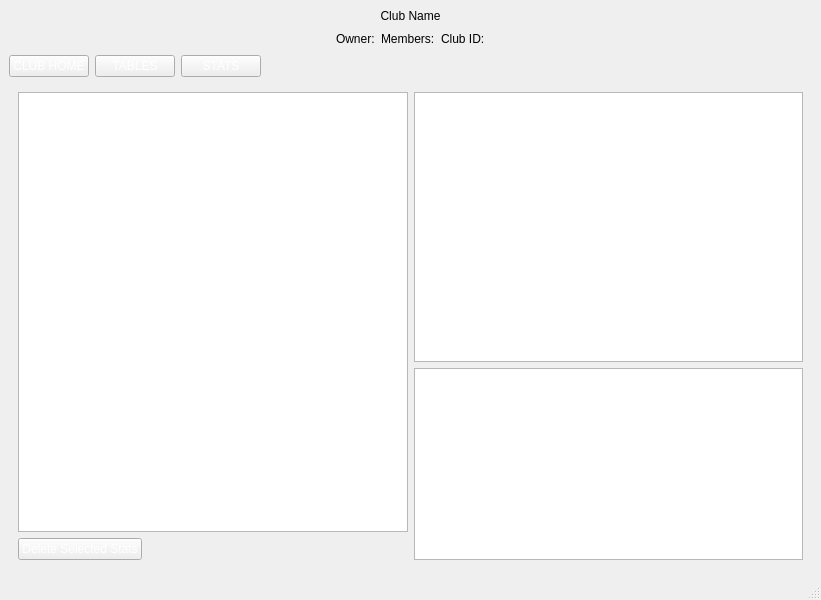
<?xml version="1.0" encoding="UTF-8"?>
<ui version="4.0">
 <class>ClubLobby</class>
 <widget class="QMainWindow" name="ClubLobby">
  <property name="geometry">
   <rect>
    <x>0</x>
    <y>0</y>
    <width>821</width>
    <height>600</height>
   </rect>
  </property>
  <property name="windowTitle">
   <string>MainWindow</string>
  </property>
  <property name="styleSheet">
   <string notr="true">QPushButton {
border-image: url(:/resources/button_mainform_normal.png) 0 0 0 0 stretch stretch;
color: white;
padding-top: 0.2em;
padding-bottom: 0.2em;
padding-left: 0.5em;
padding-right: 0.5em;
}
QPushButton:hover {
	border-image: url(:/resources/button_mainform_hot.png) 0 0 0 0 stretch stretch;
}
QPushButton:pressed {
	border-image: url(:/resources/button_mainform_pressed.png) 0 0 0 0 stretch stretch;
}
QPushButton:disabled {
	border-image: url(:resources/button_mainform_disabled.png) 0 0 0 0 stretch stretch;
	color: #6e6e6e;
}
QPushButton:checked {
  color: green;
}</string>
  </property>
  <widget class="QWidget" name="centralwidget">
   <layout class="QVBoxLayout" name="verticalLayout_3">
    <item>
     <widget class="QLabel" name="lbClubName">
      <property name="text">
       <string>Club Name</string>
      </property>
      <property name="alignment">
       <set>Qt::AlignCenter</set>
      </property>
     </widget>
    </item>
    <item>
     <layout class="QHBoxLayout" name="horizontalLayout">
      <item>
       <spacer name="horizontalSpacer">
        <property name="orientation">
         <enum>Qt::Horizontal</enum>
        </property>
        <property name="sizeHint" stdset="0">
         <size>
          <width>40</width>
          <height>20</height>
         </size>
        </property>
       </spacer>
      </item>
      <item>
       <widget class="QLabel" name="lbOwner">
        <property name="text">
         <string>Owner:</string>
        </property>
       </widget>
      </item>
      <item>
       <widget class="QLabel" name="lbMembers">
        <property name="text">
         <string>Members:</string>
        </property>
       </widget>
      </item>
      <item>
       <widget class="QLabel" name="lbClubSeq">
        <property name="text">
         <string>Club ID:</string>
        </property>
       </widget>
      </item>
      <item>
       <spacer name="horizontalSpacer_2">
        <property name="orientation">
         <enum>Qt::Horizontal</enum>
        </property>
        <property name="sizeHint" stdset="0">
         <size>
          <width>40</width>
          <height>20</height>
         </size>
        </property>
       </spacer>
      </item>
     </layout>
    </item>
    <item>
     <layout class="QHBoxLayout" name="tabSelection">
      <item>
       <widget class="QPushButton" name="btClubHome">
        <property name="text">
         <string>CLUB HOME</string>
        </property>
        <property name="checkable">
         <bool>true</bool>
        </property>
       </widget>
      </item>
      <item>
       <widget class="QPushButton" name="btTables">
        <property name="text">
         <string>TABLES</string>
        </property>
        <property name="checkable">
         <bool>true</bool>
        </property>
       </widget>
      </item>
      <item>
       <widget class="QPushButton" name="btStats">
        <property name="text">
         <string>STATS</string>
        </property>
        <property name="checkable">
         <bool>true</bool>
        </property>
       </widget>
      </item>
      <item>
       <spacer name="horizontalSpacer_3">
        <property name="orientation">
         <enum>Qt::Horizontal</enum>
        </property>
        <property name="sizeHint" stdset="0">
         <size>
          <width>40</width>
          <height>20</height>
         </size>
        </property>
       </spacer>
      </item>
     </layout>
    </item>
    <item>
     <widget class="QStackedWidget" name="stackedWidget">
      <property name="currentIndex">
       <number>2</number>
      </property>
      <widget class="QWidget" name="page">
       <layout class="QHBoxLayout" name="horizontalLayout_3" stretch="0,1">
        <item>
         <widget class="QStackedWidget" name="stackOwner">
          <property name="currentIndex">
           <number>1</number>
          </property>
          <widget class="QWidget" name="page_4">
           <layout class="QVBoxLayout" name="verticalLayout">
            <item>
             <widget class="QLabel" name="label_5">
              <property name="text">
               <string>Club Settings</string>
              </property>
             </widget>
            </item>
            <item>
             <widget class="QPushButton" name="btClubSettings">
              <property name="text">
               <string>Change Club Settings...</string>
              </property>
             </widget>
            </item>
            <item>
             <widget class="QPushButton" name="btCloseClub">
              <property name="text">
               <string>Close Club...</string>
              </property>
             </widget>
            </item>
            <item>
             <spacer name="verticalSpacer">
              <property name="orientation">
               <enum>Qt::Vertical</enum>
              </property>
              <property name="sizeHint" stdset="0">
               <size>
                <width>20</width>
                <height>40</height>
               </size>
              </property>
             </spacer>
            </item>
           </layout>
          </widget>
          <widget class="QWidget" name="page_5">
           <layout class="QVBoxLayout" name="horizontalLayout_30" stretch="0,0">
            <item>
             <widget class="QPushButton" name="btLeaveClub">
              <property name="text">
               <string>Leave Club</string>
              </property>
             </widget>
            </item>
            <item>
             <spacer name="verticalSpacer_2">
              <property name="orientation">
               <enum>Qt::Vertical</enum>
              </property>
              <property name="sizeHint" stdset="0">
               <size>
                <width>20</width>
                <height>40</height>
               </size>
              </property>
             </spacer>
            </item>
           </layout>
          </widget>
         </widget>
        </item>
        <item>
         <layout class="QVBoxLayout" name="verticalLayout_2" stretch="0,0,0">
          <item>
           <widget class="QLabel" name="label_6">
            <property name="text">
             <string>Members</string>
            </property>
           </widget>
          </item>
          <item>
           <widget class="QTreeView" name="gridMembers"/>
          </item>
          <item>
           <layout class="QGridLayout" name="gridLayout">
            <item row="0" column="1">
             <widget class="QPushButton" name="btResetPlayerBalance">
              <property name="enabled">
               <bool>false</bool>
              </property>
              <property name="text">
               <string>Reset Player Balance</string>
              </property>
             </widget>
            </item>
            <item row="0" column="2">
             <widget class="QPushButton" name="btGiveOwnership">
              <property name="enabled">
               <bool>false</bool>
              </property>
              <property name="text">
               <string>Give Ownership</string>
              </property>
             </widget>
            </item>
            <item row="1" column="0">
             <widget class="QPushButton" name="btSuspend">
              <property name="enabled">
               <bool>false</bool>
              </property>
              <property name="text">
               <string>Suspend</string>
              </property>
             </widget>
            </item>
            <item row="0" column="0">
             <widget class="QPushButton" name="btResetBalances">
              <property name="text">
               <string>Reset All Balances</string>
              </property>
             </widget>
            </item>
            <item row="0" column="3">
             <widget class="QPushButton" name="btPromoteToManager">
              <property name="enabled">
               <bool>false</bool>
              </property>
              <property name="text">
               <string>Promote to Manager</string>
              </property>
             </widget>
            </item>
            <item row="1" column="1">
             <widget class="QPushButton" name="btRemove">
              <property name="enabled">
               <bool>false</bool>
              </property>
              <property name="text">
               <string>Remove</string>
              </property>
             </widget>
            </item>
            <item row="1" column="2">
             <widget class="QPushButton" name="btSetLimit">
              <property name="enabled">
               <bool>false</bool>
              </property>
              <property name="text">
               <string>Set Limit</string>
              </property>
             </widget>
            </item>
            <item row="1" column="3">
             <widget class="QPushButton" name="btMute">
              <property name="enabled">
               <bool>false</bool>
              </property>
              <property name="text">
               <string>Mute</string>
              </property>
             </widget>
            </item>
           </layout>
          </item>
         </layout>
        </item>
       </layout>
      </widget>
      <widget class="QWidget" name="page_tables">
       <layout class="QVBoxLayout" name="horizontalLayout_4" stretch="0,1,0">
        <item>
         <widget class="QLabel" name="lblTables">
          <property name="text">
           <string>Tables</string>
          </property>
         </widget>
        </item>
        <item>
         <widget class="QTreeView" name="gridTables"/>
        </item>
        <item>
         <layout class="QHBoxLayout" name="horizontalLayout_6">
          <item>
           <widget class="QPushButton" name="pbCreateTable">
            <property name="text">
             <string>Create a Table...</string>
            </property>
           </widget>
          </item>
          <item>
           <widget class="QPushButton" name="pbCloseTable">
            <property name="text">
             <string>Close Table...</string>
            </property>
           </widget>
          </item>
          <item>
           <spacer name="horizontalSpacer_4">
            <property name="orientation">
             <enum>Qt::Horizontal</enum>
            </property>
            <property name="sizeHint" stdset="0">
             <size>
              <width>40</width>
              <height>20</height>
             </size>
            </property>
           </spacer>
          </item>
         </layout>
        </item>
       </layout>
      </widget>
      <widget class="QWidget" name="page_3">
       <layout class="QHBoxLayout" name="horizontalLayout_5">
        <item>
         <layout class="QVBoxLayout" name="verticalLayout_4">
          <item>
           <widget class="QTreeView" name="treeView_2"/>
          </item>
          <item>
           <layout class="QHBoxLayout" name="horizontalLayout_7">
            <item>
             <widget class="QPushButton" name="pbDeleteStats">
              <property name="text">
               <string>Delete Selected Stats</string>
              </property>
             </widget>
            </item>
            <item>
             <spacer name="horizontalSpacer_5">
              <property name="orientation">
               <enum>Qt::Horizontal</enum>
              </property>
              <property name="sizeHint" stdset="0">
               <size>
                <width>40</width>
                <height>20</height>
               </size>
              </property>
             </spacer>
            </item>
           </layout>
          </item>
         </layout>
        </item>
        <item>
         <layout class="QVBoxLayout" name="verticalLayout_5" stretch="1,0">
          <item>
           <widget class="QTreeView" name="treeView_3"/>
          </item>
          <item>
           <widget class="QTreeView" name="treeView_4"/>
          </item>
         </layout>
        </item>
       </layout>
      </widget>
     </widget>
    </item>
   </layout>
  </widget>
  <widget class="QMenuBar" name="menubar">
   <property name="geometry">
    <rect>
     <x>0</x>
     <y>0</y>
     <width>821</width>
     <height>20</height>
    </rect>
   </property>
  </widget>
  <widget class="QStatusBar" name="statusbar"/>
 </widget>
 <resources/>
 <connections/>
</ui>
